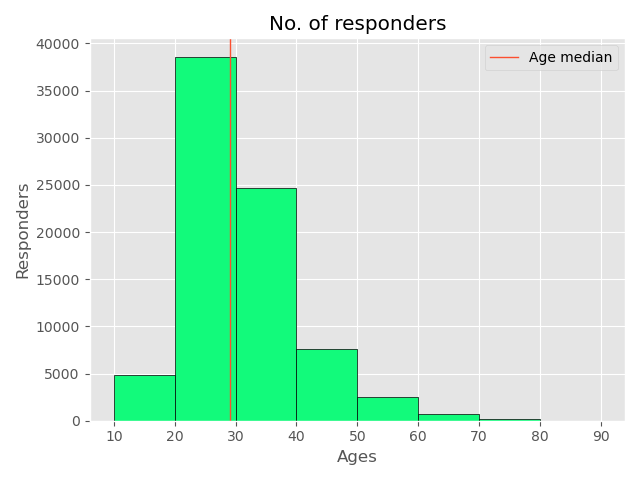

The script that saved this image:
from matplotlib import pyplot as plt
import pandas as pd

plt.style.use("ggplot")

data=pd.read_csv('data3.csv')
ids=data['Responder_id']
age=data['Age']
bins=[10,20,30,40,50,60,70,80,90]
plt.hist(age,bins=bins,edgecolor='black',color='#12fa7b')
median=29
plt.axvline(median,color='#fc4f30',label='Age median',linewidth=1)
plt.legend()

plt.title("No. of responders")
plt.xlabel("Ages")
plt.ylabel("Responders")
plt.tight_layout()
plt.savefig("Histograms")
plt.show()